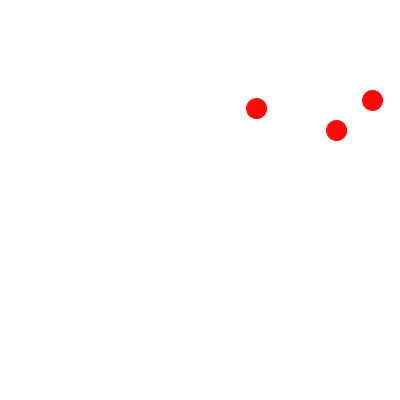
Frame 1 (no input)
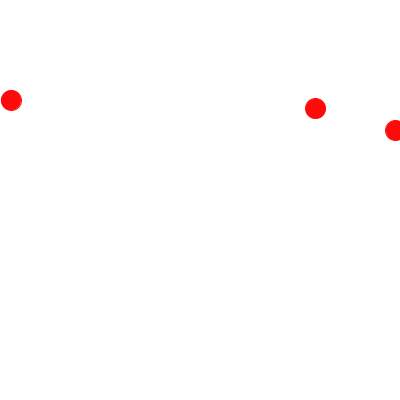
Frame 60 (the mouse pressed at the canvas centre just before this capture)
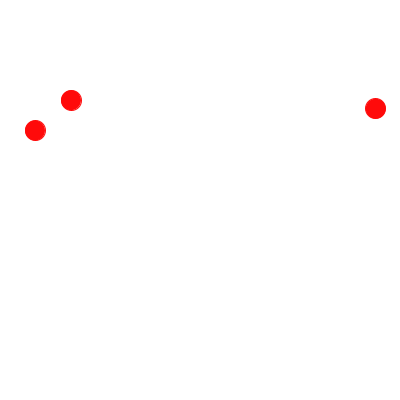
Frame 120 (the mouse held since frame 60 and released just before this capture)

The Processing sketch that drew these frames (run headless with seeded random() and noise(); from frame 60 on, the mouse is pressed at the canvas centre):

// Processing sketch: processing_102075
// ── processing_102075.pde

// Kanagawa Institute of Technology, JAPAN 
// http://www.sato-lab.jp/imfu2013/kadai10.pdf
// Q2
float[] xBall;
float[] yBall;
int numberOfBalls = 3; //(a)
int radius=10;
void setup(){
  size(400,400);
  smooth();
  xBall = new float [numberOfBalls];
  yBall = new float [numberOfBalls];
  for(int i=0;i<numberOfBalls;i++){
    xBall[i] = random(radius,width-radius);
    yBall[i] = random(radius,height-radius); 
  }
}
void draw(){
  background(255);
  for(int i=0;i<numberOfBalls;i++){
    xBall[i] += 1; 
      if( xBall[i] - radius > width){
       // (h)には不等号がはいる
      xBall[i] = -radius; 
    }
    stroke(255,10,10);
    fill(255,10,10);
    ellipse(xBall[i],yBall[i],2*radius,2*radius);
  } 
}
